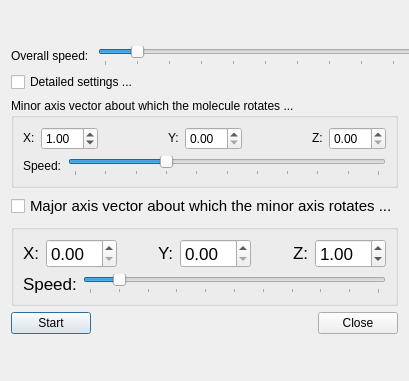
<?xml version="1.0" encoding="UTF-8"?>
<ui version="4.0">
 <class>AnimationSettingsDialog</class>
 <widget class="QDialog" name="AnimationSettingsDialog">
  <property name="windowModality">
   <enum>Qt::WindowModal</enum>
  </property>
  <property name="geometry">
   <rect>
    <x>0</x>
    <y>0</y>
    <width>409</width>
    <height>381</height>
   </rect>
  </property>
  <property name="sizePolicy">
   <sizepolicy hsizetype="Preferred" vsizetype="Preferred">
    <horstretch>0</horstretch>
    <verstretch>0</verstretch>
   </sizepolicy>
  </property>
  <property name="minimumSize">
   <size>
    <width>300</width>
    <height>0</height>
   </size>
  </property>
  <property name="windowTitle">
   <string>Animate Scene</string>
  </property>
  <property name="modal">
   <bool>false</bool>
  </property>
  <layout class="QVBoxLayout" name="verticalLayout_6">
   <item>
    <layout class="QVBoxLayout" name="verticalLayout_5">
     <item>
      <layout class="QVBoxLayout" name="verticalLayout_4">
       <item>
        <layout class="QHBoxLayout" name="horizontalLayout_12">
         <item>
          <widget class="QLabel" name="overallSpeedLabel">
           <property name="text">
            <string>Overall speed: </string>
           </property>
          </widget>
         </item>
         <item>
          <widget class="QSlider" name="overallSpeedSlider">
           <property name="sizePolicy">
            <sizepolicy hsizetype="MinimumExpanding" vsizetype="Fixed">
             <horstretch>0</horstretch>
             <verstretch>0</verstretch>
            </sizepolicy>
           </property>
           <property name="minimumSize">
            <size>
             <width>335</width>
             <height>0</height>
            </size>
           </property>
           <property name="maximum">
            <number>100</number>
           </property>
           <property name="pageStep">
            <number>15</number>
           </property>
           <property name="value">
            <number>10</number>
           </property>
           <property name="orientation">
            <enum>Qt::Horizontal</enum>
           </property>
           <property name="tickPosition">
            <enum>QSlider::TicksBelow</enum>
           </property>
           <property name="tickInterval">
            <number>10</number>
           </property>
          </widget>
         </item>
        </layout>
       </item>
       <item>
        <widget class="QCheckBox" name="detailedSettingsCheckBox">
         <property name="text">
          <string>Detailed settings ...</string>
         </property>
        </widget>
       </item>
      </layout>
     </item>
     <item>
      <layout class="QVBoxLayout" name="verticalLayout_3">
       <item>
        <widget class="QGroupBox" name="minorAxisGroupBox">
         <property name="sizePolicy">
          <sizepolicy hsizetype="Preferred" vsizetype="Fixed">
           <horstretch>0</horstretch>
           <verstretch>0</verstretch>
          </sizepolicy>
         </property>
         <property name="title">
          <string>Minor axis vector about which the molecule rotates ...</string>
         </property>
         <layout class="QVBoxLayout" name="verticalLayout">
          <item>
           <layout class="QHBoxLayout" name="horizontalLayout_5">
            <item>
             <layout class="QHBoxLayout" name="horizontalLayout">
              <item>
               <widget class="QLabel" name="label_2">
                <property name="sizePolicy">
                 <sizepolicy hsizetype="Preferred" vsizetype="Fixed">
                  <horstretch>0</horstretch>
                  <verstretch>0</verstretch>
                 </sizepolicy>
                </property>
                <property name="text">
                 <string>X:</string>
                </property>
               </widget>
              </item>
              <item>
               <widget class="QDoubleSpinBox" name="minorXSpinBox">
                <property name="sizePolicy">
                 <sizepolicy hsizetype="Minimum" vsizetype="Fixed">
                  <horstretch>0</horstretch>
                  <verstretch>0</verstretch>
                 </sizepolicy>
                </property>
                <property name="value">
                 <double>1.000000000000000</double>
                </property>
               </widget>
              </item>
             </layout>
            </item>
            <item>
             <spacer name="horizontalSpacer_3">
              <property name="orientation">
               <enum>Qt::Horizontal</enum>
              </property>
              <property name="sizeHint" stdset="0">
               <size>
                <width>40</width>
                <height>20</height>
               </size>
              </property>
             </spacer>
            </item>
            <item>
             <layout class="QHBoxLayout" name="horizontalLayout_2">
              <item>
               <widget class="QLabel" name="label_3">
                <property name="sizePolicy">
                 <sizepolicy hsizetype="Preferred" vsizetype="Fixed">
                  <horstretch>0</horstretch>
                  <verstretch>0</verstretch>
                 </sizepolicy>
                </property>
                <property name="text">
                 <string>Y:</string>
                </property>
               </widget>
              </item>
              <item>
               <widget class="QDoubleSpinBox" name="minorYSpinBox">
                <property name="sizePolicy">
                 <sizepolicy hsizetype="Minimum" vsizetype="Minimum">
                  <horstretch>0</horstretch>
                  <verstretch>0</verstretch>
                 </sizepolicy>
                </property>
               </widget>
              </item>
             </layout>
            </item>
            <item>
             <spacer name="horizontalSpacer_2">
              <property name="orientation">
               <enum>Qt::Horizontal</enum>
              </property>
              <property name="sizeHint" stdset="0">
               <size>
                <width>40</width>
                <height>20</height>
               </size>
              </property>
             </spacer>
            </item>
            <item>
             <layout class="QHBoxLayout" name="horizontalLayout_3">
              <item>
               <widget class="QLabel" name="label_4">
                <property name="sizePolicy">
                 <sizepolicy hsizetype="Preferred" vsizetype="Fixed">
                  <horstretch>0</horstretch>
                  <verstretch>0</verstretch>
                 </sizepolicy>
                </property>
                <property name="text">
                 <string>Z:</string>
                </property>
               </widget>
              </item>
              <item>
               <widget class="QDoubleSpinBox" name="minorZSpinBox">
                <property name="sizePolicy">
                 <sizepolicy hsizetype="Minimum" vsizetype="Fixed">
                  <horstretch>0</horstretch>
                  <verstretch>0</verstretch>
                 </sizepolicy>
                </property>
               </widget>
              </item>
             </layout>
            </item>
           </layout>
          </item>
          <item>
           <layout class="QHBoxLayout" name="horizontalLayout_4">
            <item>
             <widget class="QLabel" name="label">
              <property name="text">
               <string>Speed:</string>
              </property>
             </widget>
            </item>
            <item>
             <widget class="QSlider" name="minorSpeedSlider">
              <property name="sizePolicy">
               <sizepolicy hsizetype="Expanding" vsizetype="Fixed">
                <horstretch>0</horstretch>
                <verstretch>0</verstretch>
               </sizepolicy>
              </property>
              <property name="maximum">
               <number>100</number>
              </property>
              <property name="pageStep">
               <number>15</number>
              </property>
              <property name="value">
               <number>30</number>
              </property>
              <property name="orientation">
               <enum>Qt::Horizontal</enum>
              </property>
              <property name="tickPosition">
               <enum>QSlider::TicksBelow</enum>
              </property>
              <property name="tickInterval">
               <number>10</number>
              </property>
             </widget>
            </item>
           </layout>
          </item>
         </layout>
        </widget>
       </item>
       <item>
        <widget class="QCheckBox" name="majorAxisCheckBox">
         <property name="font">
          <font>
           <pointsize>11</pointsize>
          </font>
         </property>
         <property name="text">
          <string>Major axis vector about which the minor axis rotates ...</string>
         </property>
        </widget>
       </item>
      </layout>
     </item>
     <item>
      <widget class="QGroupBox" name="majorAxisGroupBox">
       <property name="sizePolicy">
        <sizepolicy hsizetype="Preferred" vsizetype="Fixed">
         <horstretch>0</horstretch>
         <verstretch>0</verstretch>
        </sizepolicy>
       </property>
       <property name="font">
        <font>
         <pointsize>13</pointsize>
        </font>
       </property>
       <property name="title">
        <string/>
       </property>
       <property name="checkable">
        <bool>false</bool>
       </property>
       <layout class="QVBoxLayout" name="verticalLayout_2">
        <item>
         <layout class="QHBoxLayout" name="horizontalLayout_6">
          <item>
           <layout class="QHBoxLayout" name="horizontalLayout_7">
            <item>
             <widget class="QLabel" name="majorXLabel">
              <property name="sizePolicy">
               <sizepolicy hsizetype="Preferred" vsizetype="Fixed">
                <horstretch>0</horstretch>
                <verstretch>0</verstretch>
               </sizepolicy>
              </property>
              <property name="text">
               <string>X:</string>
              </property>
             </widget>
            </item>
            <item>
             <widget class="QDoubleSpinBox" name="majorXSpinBox">
              <property name="sizePolicy">
               <sizepolicy hsizetype="Minimum" vsizetype="Fixed">
                <horstretch>0</horstretch>
                <verstretch>0</verstretch>
               </sizepolicy>
              </property>
             </widget>
            </item>
           </layout>
          </item>
          <item>
           <spacer name="horizontalSpacer_4">
            <property name="orientation">
             <enum>Qt::Horizontal</enum>
            </property>
            <property name="sizeHint" stdset="0">
             <size>
              <width>40</width>
              <height>20</height>
             </size>
            </property>
           </spacer>
          </item>
          <item>
           <layout class="QHBoxLayout" name="horizontalLayout_8">
            <item>
             <widget class="QLabel" name="majorYLabel">
              <property name="sizePolicy">
               <sizepolicy hsizetype="Preferred" vsizetype="Fixed">
                <horstretch>0</horstretch>
                <verstretch>0</verstretch>
               </sizepolicy>
              </property>
              <property name="text">
               <string>Y:</string>
              </property>
             </widget>
            </item>
            <item>
             <widget class="QDoubleSpinBox" name="majorYSpinBox">
              <property name="sizePolicy">
               <sizepolicy hsizetype="Minimum" vsizetype="Fixed">
                <horstretch>0</horstretch>
                <verstretch>0</verstretch>
               </sizepolicy>
              </property>
             </widget>
            </item>
           </layout>
          </item>
          <item>
           <spacer name="horizontalSpacer_5">
            <property name="orientation">
             <enum>Qt::Horizontal</enum>
            </property>
            <property name="sizeHint" stdset="0">
             <size>
              <width>40</width>
              <height>20</height>
             </size>
            </property>
           </spacer>
          </item>
          <item>
           <layout class="QHBoxLayout" name="horizontalLayout_9">
            <item>
             <widget class="QLabel" name="majorZLabel">
              <property name="sizePolicy">
               <sizepolicy hsizetype="Preferred" vsizetype="Fixed">
                <horstretch>0</horstretch>
                <verstretch>0</verstretch>
               </sizepolicy>
              </property>
              <property name="text">
               <string>Z:</string>
              </property>
             </widget>
            </item>
            <item>
             <widget class="QDoubleSpinBox" name="majorZSpinBox">
              <property name="sizePolicy">
               <sizepolicy hsizetype="Minimum" vsizetype="Fixed">
                <horstretch>0</horstretch>
                <verstretch>0</verstretch>
               </sizepolicy>
              </property>
              <property name="value">
               <double>1.000000000000000</double>
              </property>
             </widget>
            </item>
           </layout>
          </item>
         </layout>
        </item>
        <item>
         <layout class="QHBoxLayout" name="horizontalLayout_10">
          <item>
           <widget class="QLabel" name="majorSpeedLabel">
            <property name="text">
             <string>Speed:</string>
            </property>
           </widget>
          </item>
          <item>
           <widget class="QSlider" name="majorSpeedSlider">
            <property name="sizePolicy">
             <sizepolicy hsizetype="Expanding" vsizetype="Fixed">
              <horstretch>0</horstretch>
              <verstretch>0</verstretch>
             </sizepolicy>
            </property>
            <property name="maximum">
             <number>100</number>
            </property>
            <property name="pageStep">
             <number>15</number>
            </property>
            <property name="value">
             <number>10</number>
            </property>
            <property name="orientation">
             <enum>Qt::Horizontal</enum>
            </property>
            <property name="tickPosition">
             <enum>QSlider::TicksBelow</enum>
            </property>
            <property name="tickInterval">
             <number>10</number>
            </property>
           </widget>
          </item>
         </layout>
        </item>
       </layout>
      </widget>
     </item>
     <item>
      <layout class="QHBoxLayout" name="horizontalLayout_11">
       <item>
        <widget class="QPushButton" name="startStopButton">
         <property name="text">
          <string>Start</string>
         </property>
         <property name="checkable">
          <bool>true</bool>
         </property>
         <property name="checked">
          <bool>false</bool>
         </property>
        </widget>
       </item>
       <item>
        <spacer name="horizontalSpacer">
         <property name="orientation">
          <enum>Qt::Horizontal</enum>
         </property>
         <property name="sizeHint" stdset="0">
          <size>
           <width>40</width>
           <height>20</height>
          </size>
         </property>
        </spacer>
       </item>
       <item>
        <widget class="QPushButton" name="cancelButton">
         <property name="text">
          <string>Close</string>
         </property>
        </widget>
       </item>
      </layout>
     </item>
    </layout>
   </item>
  </layout>
 </widget>
 <resources/>
 <connections/>
</ui>
